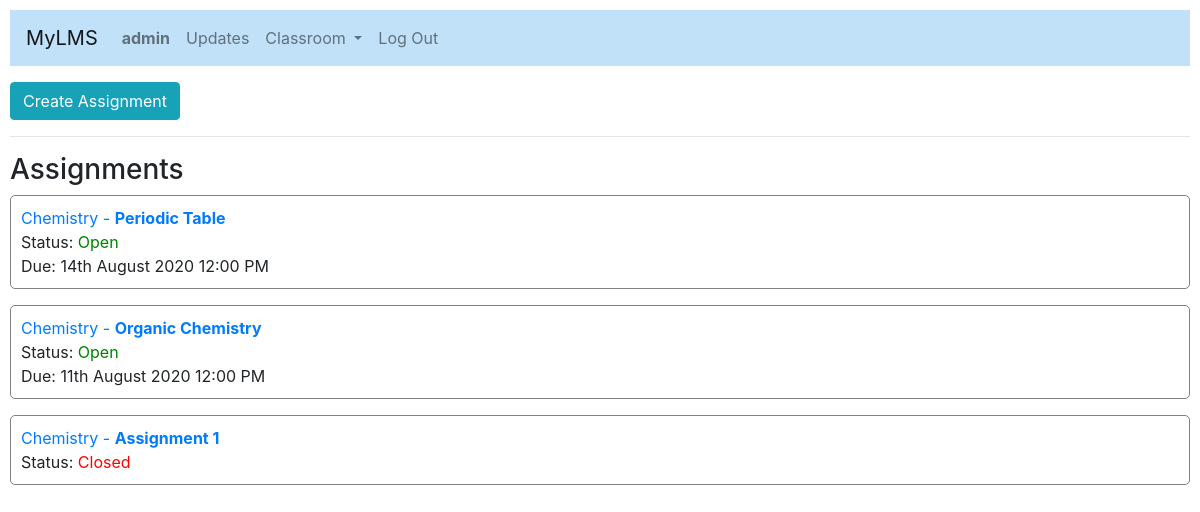
Screenshot of /assignments (signed in) with the database file from the repository.
### lms/models.py (models this page shows, shortened)
class User(AbstractUser):
    role = models.CharField(max_length=32, choices=ROLES, default='student')
    approved = models.BooleanField(default=None, null=True)
    subjects = models.ManyToManyField(Subject, blank=True, related_name="subjects")
    notifs = models.ManyToManyField(Notification, blank=True, related_name="notif")

class Assignment(models.Model):
    subject = models.ForeignKey(Subject, null=False, default=1, on_delete=models.CASCADE)
    opened_by = models.ForeignKey(User, null=True, on_delete=models.CASCADE)
    opened_at = models.DateTimeField(auto_now_add=True)
    deadline = models.DateTimeField(null=False)
    title = models.CharField(max_length=128, null=False, default="Assignment")
    description = models.CharField(max_length=512, null=True)

class Subject(models.Model):
    name = models.CharField(max_length=16, choices=SUBJECTS, default='chemistry')
    def __str__(self):
        return f"{self.name.title()}"

### lms/views.py (the view, shortened to what this page needs)
# urls.py: path("assignments", views.assignments, name="assignments"),
def assignments(request):
    subjects = request.user.subjects.all()
    homework = Assignment.objects.filter(subject__in=subjects).order_by('-opened_at')
    assignment_form = None
    if request.user.role == 'teacher':
        assignment_form = AssignmentForm(subjects=request.user.subjects.all())
    return render(request, "lms/assignments.html", {
        'assignment_form': assignment_form,
        'assignments': homework,
        'now': timezone.now(),
    })

### lms/templates/lms/assignments.html (shortened to what this page needs)
{% extends "lms/layout.html" %}
{% block body %}
    {% if user.role == 'teacher' %}
            <button type="button" class="btn btn-info" id="create-assignment">
                Create Assignment
            </button>
        <hr>
    {% endif %}
    <h3>Assignments</h3>
    {% if assignments %}
        {% for assign in assignments %}
            <div class='assign-container'>
                <a href="{% url 'submission' assign.id %}">
                    {{ assign.subject }} - <b>{{ assign.title }}</b>
                </a>
                <br/>
                Status:
                {% if now > assign.deadline  %}
                    <div style="color:red;display:inline-block;">Closed</div>
                {% else %}
                    <div style="color: green;display:inline-block;">Open</div>
                    <br/>
                    Due: {{ assign.deadline|date:"jS F Y H:i A" }}
                {% endif %}
                <br/>
            </div>
        {% endfor %}
    {% else %}
        <p>No assignments to show.</p>
    {% endif %}
{% endblock %}

### lms/templates/lms/layout.html (shortened to what this page needs)
{% load static %}
<!DOCTYPE html>
<html lang="en">
    <head>
        <link rel="stylesheet" href="https://stackpath.bootstrapcdn.com/bootstrap/4.4.1/css/bootstrap.min.css">
        <link href="{% static 'lms/styles.css' %}" rel="stylesheet">
        <link rel="stylesheet" href="https://cdn.jsdelivr.net/npm/flatpickr/dist/flatpickr.min.css">
    </head>
    <body>
        <nav class="navbar navbar-expand-lg navbar-light" style="background-color: #c1e1f8;">
            <a class="navbar-brand" href="#">MyLMS</a>
            <div class="collapse navbar-collapse" id="navbarSupportedContent">
              <ul class="navbar-nav mr-auto">
                {% if user.is_authenticated %}
                    <li class="nav-item">
                        <a class="nav-link" href="{% url 'notification' %}"><strong>{{ user.username }}</strong></a>
                    </li>
                {% endif %}
                {% if user.is_authenticated %}
                    <li class="nav-item">
                        <a class="nav-link" href="{% url 'index' %}">Updates</a>
                    </li>
                    <li class="nav-item dropdown">
                        <a class="nav-link dropdown-toggle" href="#" id="navbarDropdown" role="button" data-toggle="dropdown" aria-haspopup="true" aria-expanded="false">
                            Classroom
                        </a>
                    </li>
                    <li class="nav-item">
                        <a class="nav-link" href="{% url 'logout' %}">Log Out</a>
                    </li>
                {% endif %}
              </ul>
            </div>
          </nav>
        <div class="body">
            {% block body %}
            {% endblock %}
        </div>
    </body>
</html>

### lms/static/lms/styles.css (style rules this page uses)
body { padding: 10px; }
.navbar { margin-bottom: 1rem; }
.assign-container { border: 0.5px solid grey; border-radius: 5px; padding: 10px; margin-bottom: 1rem; }

### rows the page displays
User: username "admin"
Assignment: subject "Chemistry", title "Periodic Table", deadline "14th August 2020 12:00 PM"
Assignment: subject "Chemistry", title "Organic Chemistry", deadline "11th August 2020 12:00 PM"
Assignment: subject "Chemistry", title "Assignment 1", shows "Closed"
